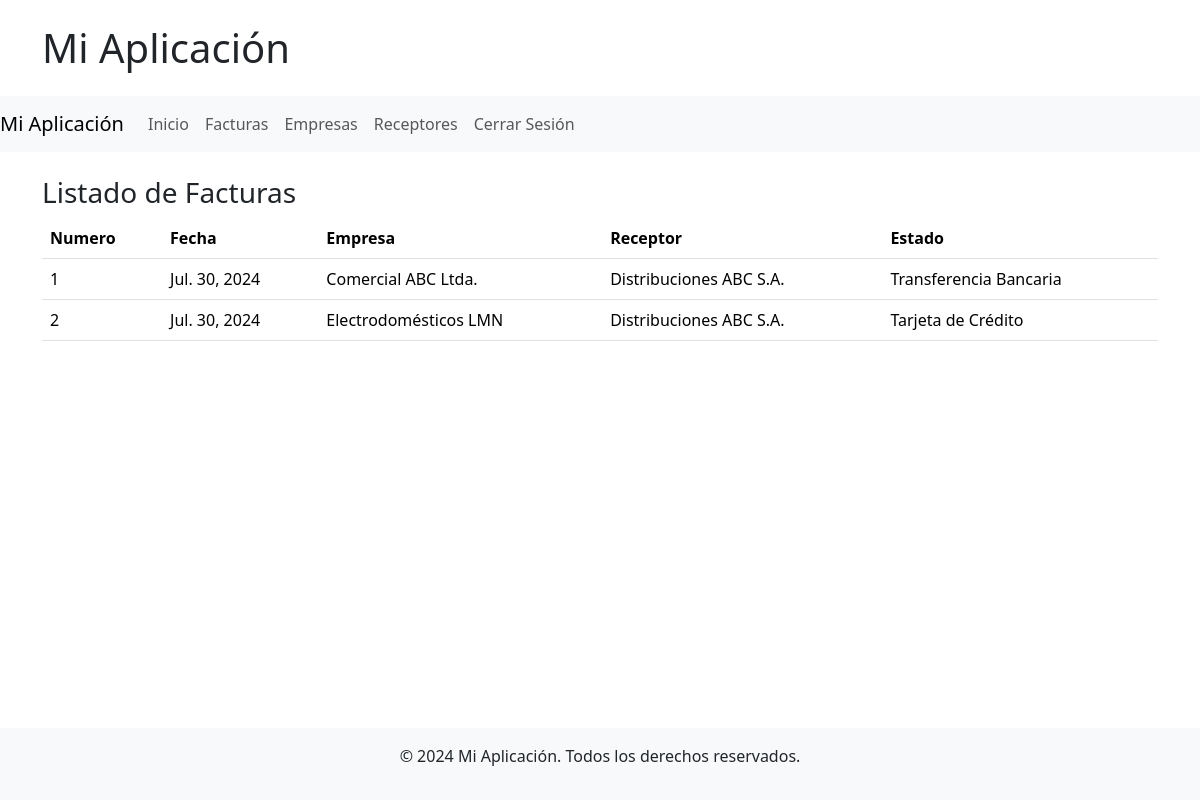
The app's page /bills/ (signed in) with its own data.
### facturas_aplicacion/models.py (models this page shows, shortened)
class Factura(models.Model):
    TIPO_FACTURA_CHOICES = [
        ('FE', 'Factura Electrónica'),
        ('FD', 'Factura de Exportación'),
    ]
    empresa = models.ForeignKey(Empresa, on_delete=models.CASCADE)
    receptor = models.ForeignKey(Receptor, on_delete=models.CASCADE)
    numero = models.AutoField(primary_key=True)
    fecha_emision = models.DateField()
    tipo_factura = models.CharField(max_length=2, choices=TIPO_FACTURA_CHOICES)
    forma_pago = models.ForeignKey(FormaPago, on_delete=models.SET_NULL, null=True, blank=True)  # Relación con FormaPago

class Empresa(models.Model):
    razon_social = models.CharField(max_length=255)
    rut = models.CharField(max_length=12, unique=True)
    domicilio = models.CharField(max_length=255)
    giro = models.CharField(max_length=255)
    def __str__(self):
        return self.razon_social

class Receptor(models.Model):
    razon_social = models.CharField(max_length=255)
    rut = models.CharField(max_length=12, unique=True)
    domicilio = models.CharField(max_length=255)
    def __str__(self):
        return self.razon_social

class FormaPago(models.Model):
    forma_pago = models.CharField(max_length=100, unique=True)
    def __str__(self):
        return self.forma_pago

### facturas_aplicacion/views.py (the view)
# urls.py: path('bills/',facturas, name='bills'),
@login_required
def facturas(request):
    facturas = Factura.objects.all()
    context = {'facturas':facturas}
    return render(request, 'lista_facturas.html', context)

### facturas_aplicacion/templates/lista_facturas.html (shortened to what this page needs)
{% extends 'base.html' %}
{% block template %}
<h3>Listado de Facturas</h3>
<table class="table">
    <thead>
        <tr>
            <th>Numero</th>
            <th>Fecha</th>
            <th>Empresa</th>
            <th>Receptor</th>
            <th>Estado</th>
        </tr>
    </thead>
    <tbody>
        {% for factura in facturas %}
            <tr>
                <td>{{ factura.numero }}</td>
                <td>{{ factura.fecha_emision }}</td>
                <td>{{ factura.empresa }}</td>
                <td>{{ factura.receptor }}</td>
                <td>{{ factura.forma_pago }}</td>
            </tr>
        {% empty %}
            <tr>
                <td colspan="5">No hay facturas disponibles.</td>
            </tr>
        {% endfor %}
    </tbody>
</table>
{% endblock %}

### facturas_aplicacion/templates/base.html (shortened to what this page needs)
<!DOCTYPE html>
<html lang="es">
<head>
    <link href="https://cdn.jsdelivr.net/npm/bootstrap@5.3.3/dist/css/bootstrap.min.css" rel="stylesheet">
</head>
<body>
    {% include 'header.html' %}
    {% include 'navbar.html' %}
    <div class="container mt-4">
        {% block template %}
        {% endblock %}
    </div>
<div class="fixed-bottom">{% include 'footer.html' %}</div>
</body>
</html>

### facturas_aplicacion/templates/header.html
<header>
    <div class="container">
        <div class="row">
            <div class="col-12">
                <h1 class="my-4">Mi Aplicación</h1>
            </div>
        </div>
    </div>
</header>

### facturas_aplicacion/templates/navbar.html (shortened to what this page needs)
<nav class="navbar navbar-expand-lg navbar-light bg-light">
    <a class="navbar-brand" href="/">Mi Aplicación</a>
    <div class="collapse navbar-collapse" id="navbarNav">
        <ul class="navbar-nav">
            <li class="nav-item active">
                <a class="nav-link" href="/">Inicio</a>
            </li>
            <li class="nav-item active">
                <a class="nav-link" href="{% url 'bills' %}">Facturas</a>
            </li>
            <li class="nav-item active">
                <a class="nav-link" href="{% url 'companies' %}">Empresas</a>
            </li>
            <li class="nav-item active">
                <a class="nav-link" href="{% url 'receivers' %}">Receptores</a>
            </li>
            {% if user.is_authenticated %}
                        <li class="nav-item">
                            <a class="nav-link" href="{% url 'logout' %}">Cerrar Sesión</a>
                        </li>
                        {% endif %}
        </ul>
    </div>
</nav>

### facturas_aplicacion/templates/footer.html
<footer class="bg-light text-center py-3 mt-4 sticky-bottom">
    <p>&copy; 2024 Mi Aplicación. Todos los derechos reservados.</p>
</footer>

### records on screen
Factura: numero "1", fecha_emision "Jul. 30, 2024", empresa "Comercial ABC Ltda.", receptor "Distribuciones ABC S.A.", forma_pago "Transferencia Bancaria"
Factura: numero "2", fecha_emision "Jul. 30, 2024", empresa "Electrodomésticos LMN", receptor "Distribuciones ABC S.A.", forma_pago "Tarjeta de Crédito"
